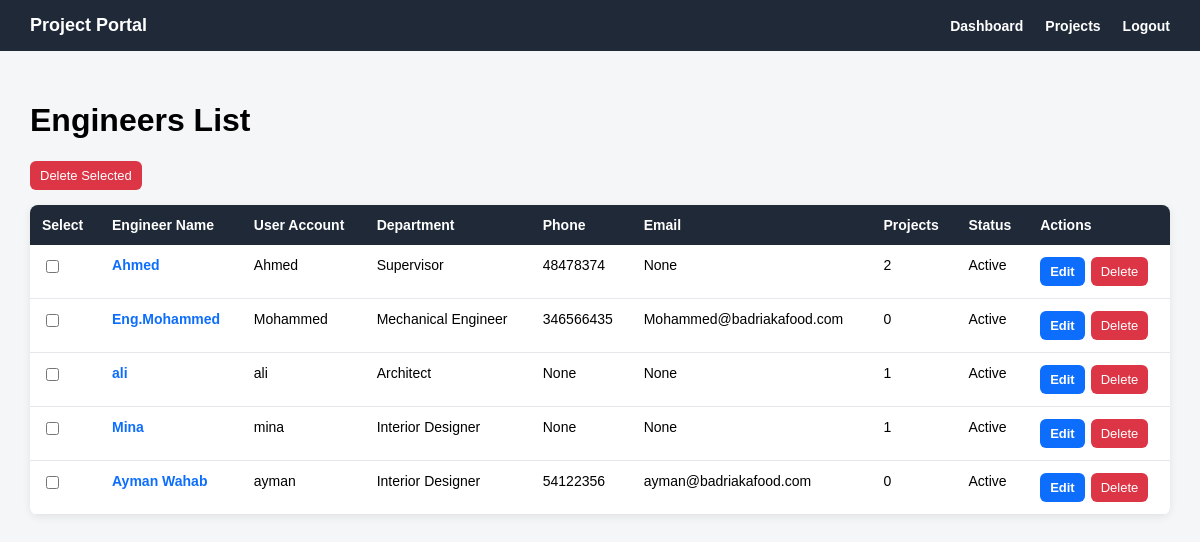
Before: /engineers/ (signed in) with the older database file.
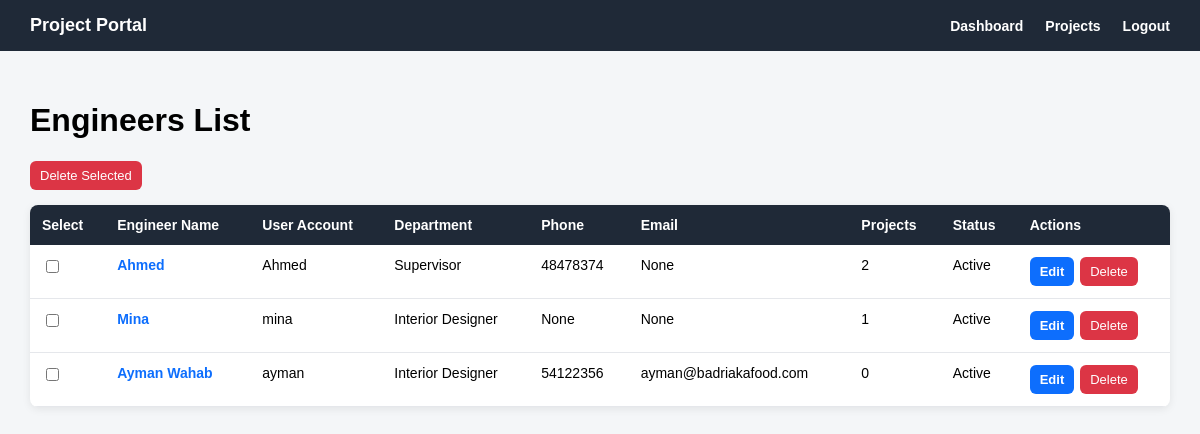
After: the same page with the newer database file.
### engineers/models.py (models this page shows, shortened)
class Engineer(models.Model):
    class Department(models.TextChoices):
        INTERIOR_DESIGNER = 'INTERIOR_DESIGNER', 'Interior Designer'
        MECHANICAL_ENGINEER = 'MECHANICAL_ENGINEER', 'Mechanical Engineer'
        ELECTRICAL_ENGINEER = 'ELECTRICAL_ENGINEER', 'Electrical Engineer'
        SUPERVISOR = 'SUPERVISOR', 'Supervisor'
        ARCHITECT = 'ARCHITECT', 'Architect'
    user = models.OneToOneField(
        settings.AUTH_USER_MODEL,
        on_delete=models.CASCADE,
        related_name='engineer_profile'
    )
    engineer_name = models.CharField(max_length=150)
    department = models.CharField(
        max_length=50,
        choices=Department.choices,
        blank=True,
        null=True
    )
    phone = models.CharField(max_length=30, blank=True, null=True)
    email = models.EmailField(blank=True, null=True)
    specialization = models.CharField(max_length=150, blank=True, null=True)
    is_active = models.BooleanField(default=True)
    created_at = models.DateTimeField(auto_now_add=True)

### accounts/models.py (models this page shows)
class User(AbstractUser):
    class Role(models.TextChoices):
        ADMIN = 'ADMIN', 'Admin'
        ENGINEER = 'ENGINEER', 'Engineer'
        CLIENT = 'CLIENT', 'Client'
    role = models.CharField(
        max_length=20,
        choices=Role.choices,
        default=Role.CLIENT
    )

### engineers/views.py (the view)
# urls.py: path('', engineer_list_view, name='engineer_list'),
@login_required
def engineer_list_view(request):
    if request.user.role != 'ADMIN':
        engineers = Engineer.objects.none()
    else:
        engineers = Engineer.objects.all()
    return render(request, 'engineers/engineer_list.html', {
        'engineers': engineers
    })

### templates/engineers/engineer_list.html (shortened to what this page needs)
{% extends 'base.html' %}
{% block content %}
<div class="page-header">
    <h1>Engineers List</h1>
</div>
{% if engineers %}
    <form method="post"
          action="{% url 'engineers:engineer_bulk_delete' %}"
          onsubmit="return confirm('Are you sure you want to delete the selected engineers?');">
        {% if request.user.role == 'ADMIN' %}
            <div class="bulk-actions">
                <button type="submit" class="btn btn-danger">
                    Delete Selected
                </button>
            </div>
        {% endif %}
        <table class="engineers-table">
            <tr>
                {% if request.user.role == 'ADMIN' %}
                    <th>Select</th>
                {% endif %}
                <th>Engineer Name</th>
                <th>User Account</th>
                <th>Department</th>
                <th>Phone</th>
                <th>Email</th>
                <th>Projects</th>
                <th>Status</th>
                {% if request.user.role == 'ADMIN' %}
                    <th>Actions</th>
                {% endif %}
            </tr>
            {% for engineer in engineers %}
                <tr>
                    {% if request.user.role == 'ADMIN' %}
                        <td>
                            <input type="checkbox" name="selected_engineers" value="{{ engineer.pk }}">
                        </td>
                    {% endif %}
                    <td>
                        <a href="{% url 'engineers:engineer_detail' engineer.pk %}">
                            {{ engineer.engineer_name }}
                        </a>
                    </td>
                    <td>{{ engineer.user.username }}</td>
                    <td>
                        {% if engineer.department %}
                            {{ engineer.get_department_display }}
                        {% else %}
                            Not assigned
                        {% endif %}
                    </td>
                    <td>{{ engineer.phone }}</td>
                    <td>{{ engineer.email }}</td>
                    <td>{{ engineer.projects.count }}</td>
                    <td>
                        {% if engineer.is_active %}
                            Active
                        {% else %}
                            Inactive
                        {% endif %}
                    </td>
                    {% if request.user.role == 'ADMIN' %}
                        <td>
                            <div class="table-actions">
                                <a href="{% url 'engineers:engineer_edit' engineer.pk %}" class="btn btn-primary">
                                    Edit
                                </a>
                                <form method="post"
                                      action="{% url 'engineers:engineer_delete' engineer.pk %}"
                                      style="margin: 0;"
                                      onsubmit="return confirm('Are you sure you want to delete this engineer?');">
                                    <button type="submit" class="btn btn-danger">
                                        Delete
                                    </button>
                                </form>
                            </div>
                        </td>
                    {% endif %}
                </tr>
            {% endfor %}
        </table>
    </form>
{% else %}
    <div class="empty-message">
        <p>No engineers found.</p>
    </div>
{% endif %}
{% endblock %}

### templates/base.html (shortened to what this page needs)
<!DOCTYPE html>
<html>
<head>
</head>
<body>
    <div class="navbar">
        <div class="brand">
            Project Portal
        </div>
        <div class="nav-links">
            {% if request.user.is_authenticated %}
                <a href="{% url 'accounts:dashboard' %}">Dashboard</a>
                <a href="{% url 'projects:project_list' %}">Projects</a>
                <form class="logout-form" method="post" action="{% url 'accounts:logout' %}">
                    <button class="logout-button" type="submit">Logout</button>
                </form>
            {% endif %}
        </div>
    </div>
    <div class="content">
        {% block content %}
        {% endblock %}
    </div>
</body>
</html>

### templates/base.html (style rules this page uses)
body { margin: 0; font-family: Arial, sans-serif; background: #f4f6f8; }
.navbar { background: #1f2937; color: white; padding: 15px 30px; display: flex; justify-content: space-between; align-items: center; }
.brand { font-size: 18px; font-weight: bold; }
.nav-links { display: flex; align-items: center; gap: 22px; }
.nav-links a { color: white; text-decoration: none; font-weight: bold; font-size: 14px; }
.content { padding: 30px; }
.logout-form { display: inline; margin: 0; }
.logout-button { background: none; border: none; color: white; font-weight: bold; cursor: pointer; font-size: 14px; padding: 0; }

### templates/engineers/engineer_list.html (style rules this page uses)
.page-header { margin-bottom: 20px; }
.engineers-table { width: 100%; border-collapse: collapse; background: white; border-radius: 8px; overflow: hidden; box-shadow: 0 2px 8px rgba(0, 0, 0, 0.08); }
.engineers-table th { background: #1f2937; color: white; text-align: left; padding: 12px; font-size: 14px; }
.engineers-table td { padding: 12px; border-bottom: 1px solid #e5e7eb; vertical-align: top; font-size: 14px; }
.engineers-table a { color: #0d6efd; font-weight: bold; text-decoration: none; }
.btn { display: inline-block; border: none; padding: 7px 10px; border-radius: 6px; cursor: pointer; text-decoration: none; font-size: 13px; }
.btn-primary { background: #0d6efd; color: white !important; }
.btn-danger { background: #dc3545; color: white !important; }
.table-actions { display: flex; gap: 6px; align-items: center; }
.bulk-actions { margin-bottom: 15px; }

Changed rows visible on the page:
removed Engineer: engineer_name "Eng.Mohammed", user.username "Mohammed", department "Mechanical Engineer", phone "346566435", email "Mohammed@badriakafood.com", projects.count "0", is_active "Active"
removed Engineer: engineer_name "ali", user.username "ali", department "Architect", phone "None", email "None", projects.count "1", is_active "Active"
